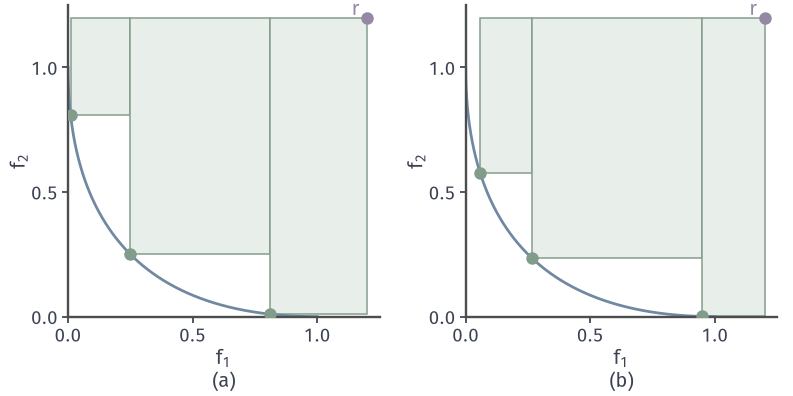

This figure's Python source:
from pathlib import Path
import sys
sys.path.insert(0, str(Path(__file__).resolve().parents[1]/"moo-common"))
from moo_fig import *
HERE = Path(__file__).resolve().parent
# Two 3-point sets on the isotropic front with equal hypervolume at r=(1.2,1.2) but different coverage.
r = np.array([1.2, 1.2]); f = lambda s: np.array([s**2, (1-s)**2])
def hv(S):
    S = sorted(S); P = np.array([f(s) for s in S]); xs = np.r_[P[:, 0], r[0]]
    return float(sum((xs[i+1]-xs[i])*(r[1]-P[i, 1]) for i in range(len(S))))
S1 = (.1, .5, .9); H1 = hv(S1)
s_ref = np.linspace(0, 1, 4001); RF = np.c_[s_ref**2, (1-s_ref)**2]
def igd(S): P = np.array([f(s) for s in S]); return float(np.mean([np.min(np.linalg.norm(P-p, axis=1)) for p in RF[::4]]))
def maxgap(S):
    P = np.array([f(s) for s in sorted([0, *S, 1])]); return float(np.max(np.linalg.norm(np.diff(P, axis=0), axis=1)))
G = np.arange(.02, .985, .005); A, B, C = np.meshgrid(G, G, G, indexing='ij')
m = (B > A+.02)&(C > B+.02); A, B, C = A[m], B[m], C[m]
def hv_v(a, b, c):
    x = [a**2, b**2, c**2]; y = [(1-a)**2, (1-b)**2, (1-c)**2]
    return (x[1]-x[0])*(r[1]-y[0])+(x[2]-x[1])*(r[1]-y[1])+(r[0]-x[2])*(r[1]-y[2])
def gap_v(a, b, c):
    Z = [np.zeros_like(a), a, b, c, np.ones_like(a)]
    return np.max([np.hypot(Z[i+1]**2-Z[i]**2, (1-Z[i+1])**2-(1-Z[i])**2) for i in range(4)], axis=0)
ok = abs(hv_v(A, B, C)-H1) < 2e-4; i = int(np.argmax(np.where(ok, gap_v(A, B, C), -1)))
a, b, c = float(A[i]), float(B[i]), float(C[i]); lo, hi = c-.02, c+.02
for _ in range(60):
    m_ = (lo+hi)/2
    if (hv((a, b, lo))-H1)*(hv((a, b, m_))-H1) <= 0: hi = m_
    else: lo = m_
best = (0, (a, b, (lo+hi)/2))
S2 = best[1]
fig, axes = figure(width_mm=112, height_mm=56, ncols=2)
panels(fig, .08, .985, .985, .2, .24)
for ax, S in zip(axes, (S1, S2)):
    setup(ax, (0, 1.25), (0, 1.25), [0, .5, 1], [0, .5, 1], equal=True); ax.plot(RF[:, 0], RF[:, 1], color=BLUE, lw=1.1, zorder=2)
    P = np.array([f(s) for s in sorted(S)]); xs = np.r_[P[:, 0], r[0]]
    for i in range(len(P)): ax.fill([xs[i], xs[i+1], xs[i+1], xs[i]], [P[i, 1], P[i, 1], r[1], r[1]], facecolor=GREEN_FILL, edgecolor=GREEN, lw=.6, zorder=1)
    ax.plot(P[:, 0], P[:, 1], 'o', color=GREEN, ms=5, mew=0, zorder=4); dot(ax, r, PURPLE); ax.text(1.17, 1.21, '$r$', color=PURPLE, ha='right')
tags(fig, axes)
facts = {'S1': S1, 'S2': [float(x) for x in S2], 'hv': [hv(S1), hv(S2)], 'igd': [igd(S1), igd(S2)], 'maxgap': [maxgap(S1), maxgap(S2)]}
save(fig, HERE, 'figure', facts); print(facts)
